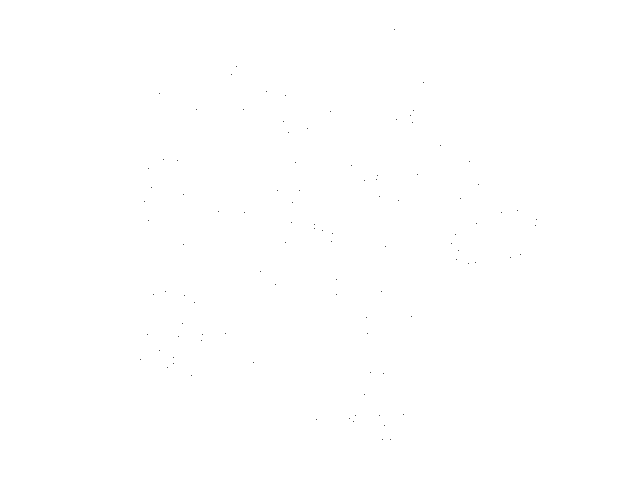
Frame 1 (no input)
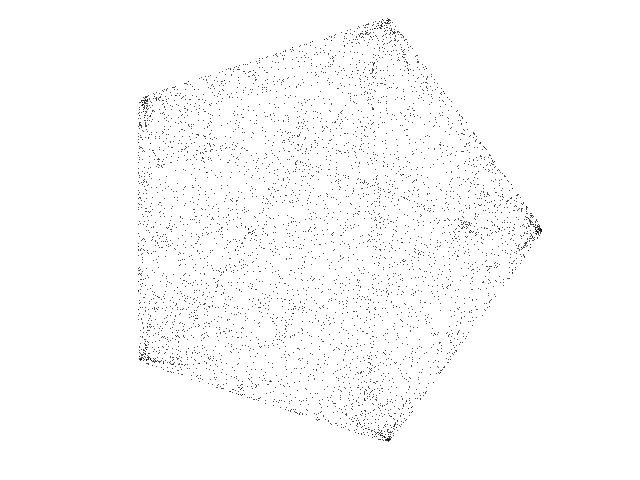
Frame 60 (the mouse pressed at the canvas centre just before this capture)
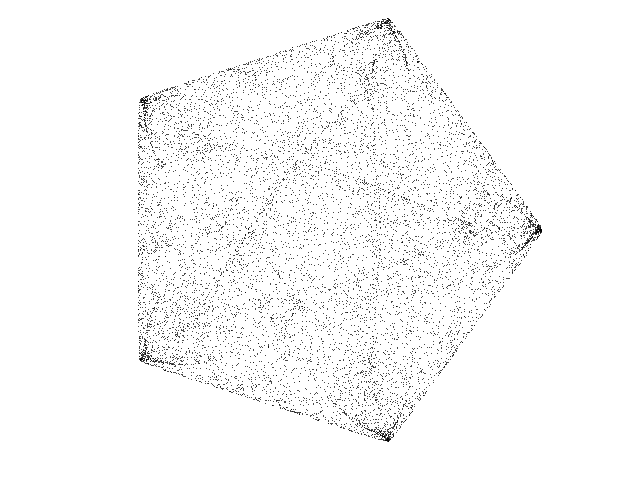
Frame 120 (the mouse held since frame 60 and released just before this capture)

The Processing sketch that drew these frames (run headless with seeded random() and noise(); from frame 60 on, the mouse is pressed at the canvas centre):

// Processing sketch: Icon_J
// ── Icon_J.pde
// Symmetric-Icon J chaotic map //

  float x = 0.01;
  float y = 0.01;
  float lambda = -2.32;
  float alpha = 2.32;
  float beta = 0.0;
  float gamma = 0.75;
  float omega = 0.0;
  int degree = 5;


void setup() {
  
  size(640, 480);
  background(255);
  
}

void draw() {
  
  for (int i=0; i<100; i++) {
    
    float zzbar = sq(x) + sq(y);
    float p = alpha * zzbar + lambda;
    float zreal = x;
    float zimag = y;

    for (int u=0; u<degree-2; u++) {

      float za = zreal * x - zimag * y;
      float zb = zimag * x + zreal * y;
      zreal = za;
      zimag = zb;
      
    }
    
    float zn = x * zreal - y * zimag;
    p = p + beta * zn;
    float xnew = p *x + gamma * zreal - omega * y;
    float ynew = p *y - gamma * zimag + omega * x;
    x = xnew;
    y = ynew;

    point(320 + (220 * x), 230 + (220 * y));

  }

}
